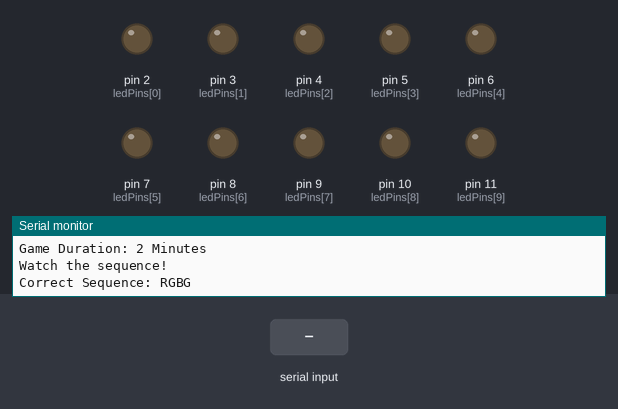
Recording of a sketch running on a simulated Arduino Uno, built with avr-gcc and run on an emulated ATmega328P. Parts: output pins drawn as LEDs (lit = HIGH), the last lines printed to the serial monitor. The inputs (shaded band) are chosen by the test bench. Random numbers use the default seed unless the sketch sets one.

Above: at 1.2 s.
1.3 s: "1\n" received over Serial
At 7.3 s:
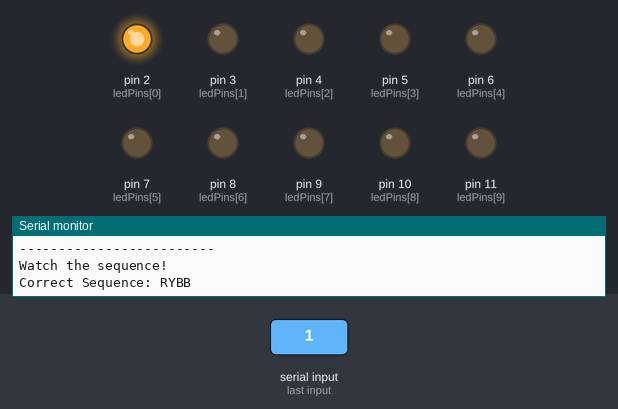
8.3 s: "0\n" received over Serial
At 14.4 s:
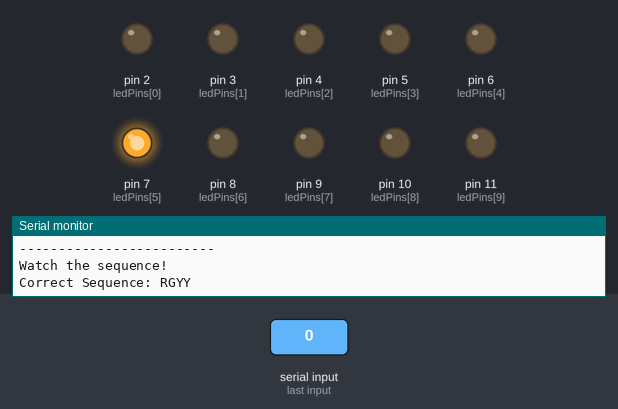
17.7 s: "2\n" received over Serial
At 20.8 s:
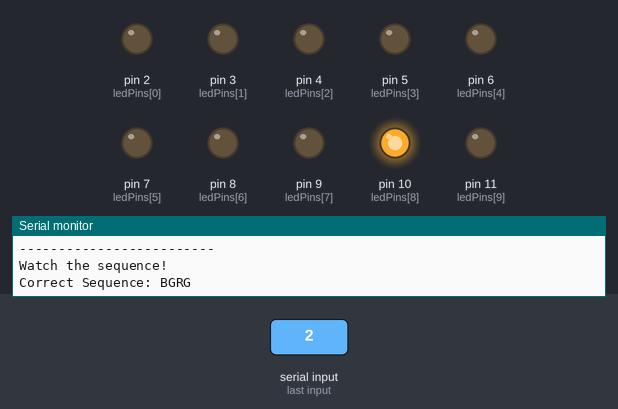
Timing chart, 0 to 26.8 s (numbered marks = the images above; inputs shaded):
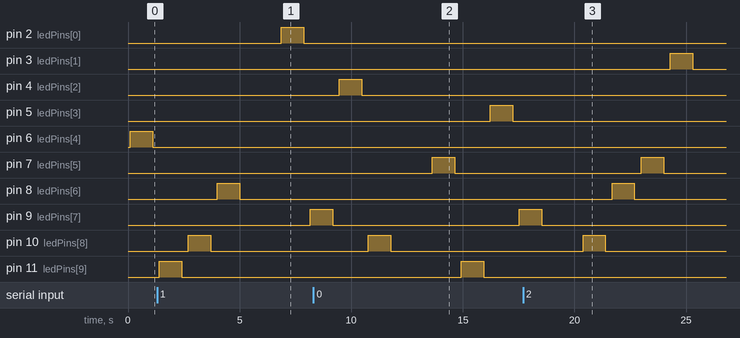

The sketch:

Color-Memory-Game.ino
```cpp
const int ledPins[10] = {2,3,4,5,6,7,8,9,10,11};

char ledColors[10] = {
  'R','G','B','Y','R',
  'R','G','Y','B','G'
};

unsigned long gameStart;
int score = 0;

void setup() {
  Serial.begin(9600);

  for(int i = 0; i < 10; i++) {
    pinMode(ledPins[i], OUTPUT);
    digitalWrite(ledPins[i], LOW);
  }

  randomSeed(analogRead(A0));

  Serial.println("================================");
  Serial.println("COLOR MEMORY CHALLENGE");
  Serial.println("================================");
  Serial.println("Game Duration: 2 Minutes");
  Serial.println();

  gameStart = millis();
}

void loop() {

  // End game after 2 minutes
  if(millis() - gameStart >= 120000) {
    Serial.println();
    Serial.println("===== GAME OVER =====");
    Serial.print("Final Score: ");
    Serial.println(score);

    while(true);
  }

  // Clear serial buffer
  while(Serial.available()) {
    Serial.read();
  }

  int pattern[4];
  String answer = "";

  // Generate 4 unique LEDs
  for(int i = 0; i < 4; i++) {

    bool unique;

    do {
      unique = true;
      pattern[i] = random(10);

      for(int j = 0; j < i; j++) {
        if(pattern[i] == pattern[j]) {
          unique = false;
        }
      }

    } while(!unique);

    answer += ledColors[pattern[i]];
  }

  Serial.println();
  Serial.println("Watch the sequence!");

  // Debug output (remove during final demo)
  Serial.print("Correct Sequence: ");
  Serial.println(answer);

  // Show LEDs ONE BY ONE
  for(int i = 0; i < 4; i++) {

    digitalWrite(ledPins[pattern[i]], HIGH);

    delay(1000);

    digitalWrite(ledPins[pattern[i]], LOW);

    delay(300);
  }

  Serial.println();
  Serial.println("Enter sequence (Example: RGBY)");

  while(!Serial.available()) {
    // wait
  }

  String userInput = Serial.readStringUntil('\n');

  userInput.trim();
  userInput.toUpperCase();

  Serial.print("You Entered: ");
  Serial.println(userInput);

  Serial.print("Expected: ");
  Serial.println(answer);

  if(userInput == answer) {

    score++;

    Serial.println("CORRECT!");
    Serial.print("Score: ");
    Serial.println(score);

  } else {

    Serial.println("WRONG!");
    Serial.print("Correct Answer: ");
    Serial.println(answer);
  }

  Serial.println("-------------------------");

  delay(1500);
}
```

Measured:
- after the input at 1.3 s, pin 2 (ledPins[0]): LOW → HIGH after 5.6 s, → LOW 1.0 s later; pin 9 (ledPins[7]): LOW → HIGH after 6.9 s
- after the input at 8.3 s, pin 5 (ledPins[3]): LOW → HIGH after 7.9 s, → LOW 1.0 s later; pin 7 (ledPins[5]): LOW → HIGH after 5.3 s, → LOW 1.0 s later; pin 11 (ledPins[9]): LOW → HIGH after 6.6 s, → LOW 1.0 s later
- after the input at 17.7 s, pin 3 (ledPins[1]): LOW → HIGH after 6.6 s, → LOW 1.0 s later; pin 7 (ledPins[5]): LOW → HIGH after 5.3 s, → LOW 1.0 s later; pin 8 (ledPins[6]): LOW → HIGH after 4.0 s, → LOW 1.0 s later; pin 10 (ledPins[8]): LOW → HIGH after 2.7 s, → LOW 1.0 s later
